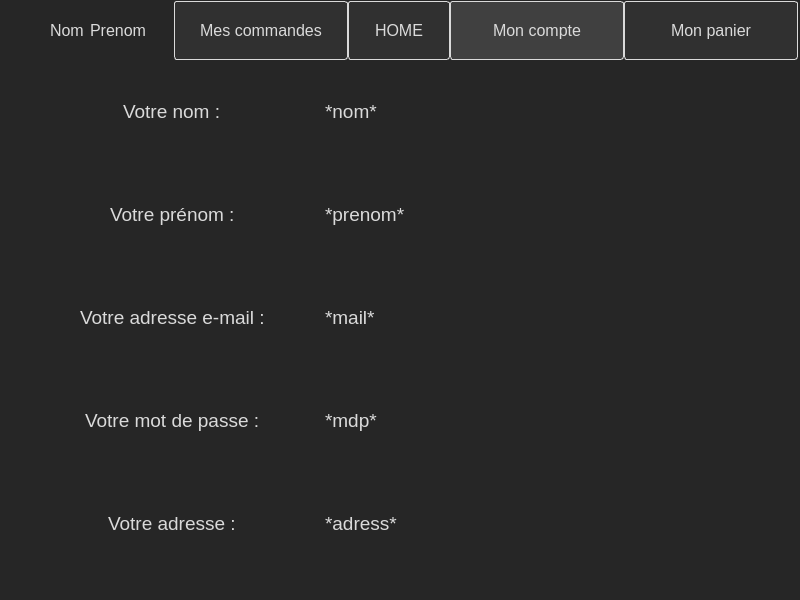
<?xml version="1.0" encoding="UTF-8"?>
<ui version="4.0">
 <class>Compte</class>
 <widget class="QWidget" name="Compte">
  <property name="geometry">
   <rect>
    <x>0</x>
    <y>0</y>
    <width>800</width>
    <height>600</height>
   </rect>
  </property>
  <property name="windowTitle">
   <string>Form</string>
  </property>
  <property name="styleSheet">
   <string notr="true">QWidget {
background-color:#262626;
color:#DADADA
}
QPushButton {
    background-color: #303030; /* Use the same background color as QWidget */
    border: 1px solid #DADADA; /* Use a contrasting border color */
    padding: 5px 10px; /* Padding */
    border-radius: 3px; /* Rounded corners */
    color: #DADADA; /* Use the same text color as QWidget */
    min-width: 80px; /* Minimum width */
}

QPushButton:hover {
    background-color: #404040; /* Slightly lighter color when hovered */
}

QPushButton:pressed {
    background-color: #202020; /* Slightly darker color when pressed */
}
QPushButton#pushButton_3 {
	background-color: #404040;
}
QPushButton#pushButton_3:hover {
	background-color: #404040;
}</string>
  </property>
  <layout class="QVBoxLayout" name="verticalLayout_3" stretch="1,9">
   <property name="spacing">
    <number>0</number>
   </property>
   <property name="leftMargin">
    <number>0</number>
   </property>
   <property name="topMargin">
    <number>0</number>
   </property>
   <property name="rightMargin">
    <number>0</number>
   </property>
   <property name="bottomMargin">
    <number>0</number>
   </property>
   <item>
    <layout class="QHBoxLayout" name="horizontalLayout_2" stretch="25,25,0,25,25">
     <property name="spacing">
      <number>0</number>
     </property>
     <property name="topMargin">
      <number>1</number>
     </property>
     <property name="rightMargin">
      <number>2</number>
     </property>
     <item>
      <layout class="QHBoxLayout" name="horizontalLayout">
       <property name="spacing">
        <number>6</number>
       </property>
       <item alignment="Qt::AlignRight">
        <widget class="QLabel" name="label">
         <property name="font">
          <font>
           <pointsize>12</pointsize>
          </font>
         </property>
         <property name="text">
          <string>Nom</string>
         </property>
        </widget>
       </item>
       <item alignment="Qt::AlignLeft">
        <widget class="QLabel" name="label_2">
         <property name="font">
          <font>
           <pointsize>12</pointsize>
          </font>
         </property>
         <property name="text">
          <string>Prenom</string>
         </property>
        </widget>
       </item>
      </layout>
     </item>
     <item>
      <widget class="QPushButton" name="pushButton">
       <property name="sizePolicy">
        <sizepolicy hsizetype="Minimum" vsizetype="Preferred">
         <horstretch>0</horstretch>
         <verstretch>0</verstretch>
        </sizepolicy>
       </property>
       <property name="font">
        <font>
         <pointsize>12</pointsize>
        </font>
       </property>
       <property name="text">
        <string>Mes commandes</string>
       </property>
      </widget>
     </item>
     <item>
      <widget class="QPushButton" name="pushButton_2">
       <property name="sizePolicy">
        <sizepolicy hsizetype="Minimum" vsizetype="Preferred">
         <horstretch>0</horstretch>
         <verstretch>0</verstretch>
        </sizepolicy>
       </property>
       <property name="font">
        <font>
         <pointsize>12</pointsize>
        </font>
       </property>
       <property name="text">
        <string>HOME</string>
       </property>
      </widget>
     </item>
     <item>
      <widget class="QPushButton" name="pushButton_3">
       <property name="sizePolicy">
        <sizepolicy hsizetype="Minimum" vsizetype="Preferred">
         <horstretch>0</horstretch>
         <verstretch>0</verstretch>
        </sizepolicy>
       </property>
       <property name="font">
        <font>
         <pointsize>12</pointsize>
        </font>
       </property>
       <property name="text">
        <string>Mon compte</string>
       </property>
      </widget>
     </item>
     <item>
      <widget class="QPushButton" name="pushButton_4">
       <property name="sizePolicy">
        <sizepolicy hsizetype="Minimum" vsizetype="Preferred">
         <horstretch>0</horstretch>
         <verstretch>0</verstretch>
        </sizepolicy>
       </property>
       <property name="font">
        <font>
         <pointsize>12</pointsize>
        </font>
       </property>
       <property name="text">
        <string>Mon panier</string>
       </property>
      </widget>
     </item>
    </layout>
   </item>
   <item>
    <layout class="QVBoxLayout" name="verticalLayout_2" stretch="75">
     <property name="spacing">
      <number>0</number>
     </property>
     <property name="leftMargin">
      <number>25</number>
     </property>
     <property name="rightMargin">
      <number>25</number>
     </property>
     <property name="bottomMargin">
      <number>25</number>
     </property>
     <item>
      <layout class="QVBoxLayout" name="verticalLayout">
       <property name="spacing">
        <number>0</number>
       </property>
       <item>
        <layout class="QHBoxLayout" name="horizontalLayout_3" stretch="40,60">
         <item alignment="Qt::AlignHCenter">
          <widget class="QLabel" name="label_3">
           <property name="font">
            <font>
             <pointsize>14</pointsize>
            </font>
           </property>
           <property name="text">
            <string>Votre nom : </string>
           </property>
          </widget>
         </item>
         <item alignment="Qt::AlignLeft|Qt::AlignVCenter">
          <widget class="QLabel" name="label_8">
           <property name="font">
            <font>
             <pointsize>14</pointsize>
            </font>
           </property>
           <property name="text">
            <string>*nom*</string>
           </property>
          </widget>
         </item>
        </layout>
       </item>
       <item>
        <layout class="QHBoxLayout" name="horizontalLayout_4" stretch="40,60">
         <item alignment="Qt::AlignHCenter">
          <widget class="QLabel" name="label_4">
           <property name="font">
            <font>
             <pointsize>14</pointsize>
            </font>
           </property>
           <property name="text">
            <string>Votre prénom : </string>
           </property>
          </widget>
         </item>
         <item alignment="Qt::AlignLeft|Qt::AlignVCenter">
          <widget class="QLabel" name="label_9">
           <property name="font">
            <font>
             <pointsize>14</pointsize>
            </font>
           </property>
           <property name="text">
            <string>*prenom*</string>
           </property>
          </widget>
         </item>
        </layout>
       </item>
       <item>
        <layout class="QHBoxLayout" name="horizontalLayout_5" stretch="40,60">
         <item alignment="Qt::AlignHCenter">
          <widget class="QLabel" name="label_5">
           <property name="font">
            <font>
             <pointsize>14</pointsize>
            </font>
           </property>
           <property name="text">
            <string>Votre adresse e-mail : </string>
           </property>
          </widget>
         </item>
         <item alignment="Qt::AlignLeft|Qt::AlignVCenter">
          <widget class="QLabel" name="label_10">
           <property name="font">
            <font>
             <pointsize>14</pointsize>
            </font>
           </property>
           <property name="text">
            <string>*mail*</string>
           </property>
          </widget>
         </item>
        </layout>
       </item>
       <item>
        <layout class="QHBoxLayout" name="horizontalLayout_6" stretch="40,60">
         <item alignment="Qt::AlignHCenter">
          <widget class="QLabel" name="label_6">
           <property name="font">
            <font>
             <pointsize>14</pointsize>
            </font>
           </property>
           <property name="text">
            <string>Votre mot de passe : </string>
           </property>
          </widget>
         </item>
         <item alignment="Qt::AlignLeft|Qt::AlignVCenter">
          <widget class="QLabel" name="label_11">
           <property name="font">
            <font>
             <pointsize>14</pointsize>
            </font>
           </property>
           <property name="text">
            <string>*mdp*</string>
           </property>
          </widget>
         </item>
        </layout>
       </item>
       <item>
        <layout class="QHBoxLayout" name="horizontalLayout_7" stretch="40,60">
         <item alignment="Qt::AlignHCenter">
          <widget class="QLabel" name="label_7">
           <property name="font">
            <font>
             <pointsize>14</pointsize>
            </font>
           </property>
           <property name="text">
            <string>Votre adresse : </string>
           </property>
          </widget>
         </item>
         <item alignment="Qt::AlignLeft|Qt::AlignVCenter">
          <widget class="QLabel" name="label_12">
           <property name="font">
            <font>
             <pointsize>14</pointsize>
            </font>
           </property>
           <property name="text">
            <string>*adress*</string>
           </property>
          </widget>
         </item>
        </layout>
       </item>
      </layout>
     </item>
    </layout>
   </item>
  </layout>
 </widget>
 <resources/>
 <connections/>
</ui>
